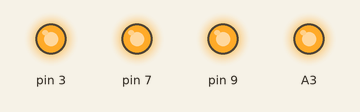
Bench run of a sketch on a simulated Arduino Uno, built with avr-gcc and run on an emulated ATmega328P. Shown: output pins drawn as LEDs (lit = HIGH).

Above: at 0.5 s.
At 2.7 s:
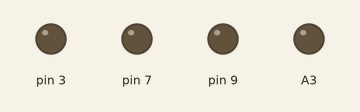
Timing chart, 0 to 3.5 s (numbered marks = the images above):
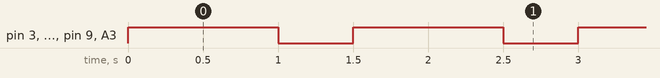

Measured:
- by itself, pin 3, pin 7, pin 9, A3: alternates HIGH for 1.0 s and LOW for 0.50 s

The sketch:

sketch_oct23a.ino
```cpp
//programa HolaMon.ino
//curs 2019-20, 1r CFGS Electromedicina Clínica, Mòdul 09
//PRACTICA 2


void setup()
{
  pinMode(3, OUTPUT);
  pinMode(7, OUTPUT);
  pinMode(A3, OUTPUT);
  pinMode(9, OUTPUT);
}

void loop()
{
allON();
 delay(1000);
allOFF();
 delay(500);
}

void allON()
{
  digitalWrite(3,HIGH);
  digitalWrite(7,HIGH);
  digitalWrite(A3,HIGH);
  digitalWrite(9,HIGH);
}

void allOFF()
{
  digitalWrite(3,LOW);
  digitalWrite(7,LOW);
  digitalWrite(A3,LOW);
  digitalWrite(9,LOW);
}
```
